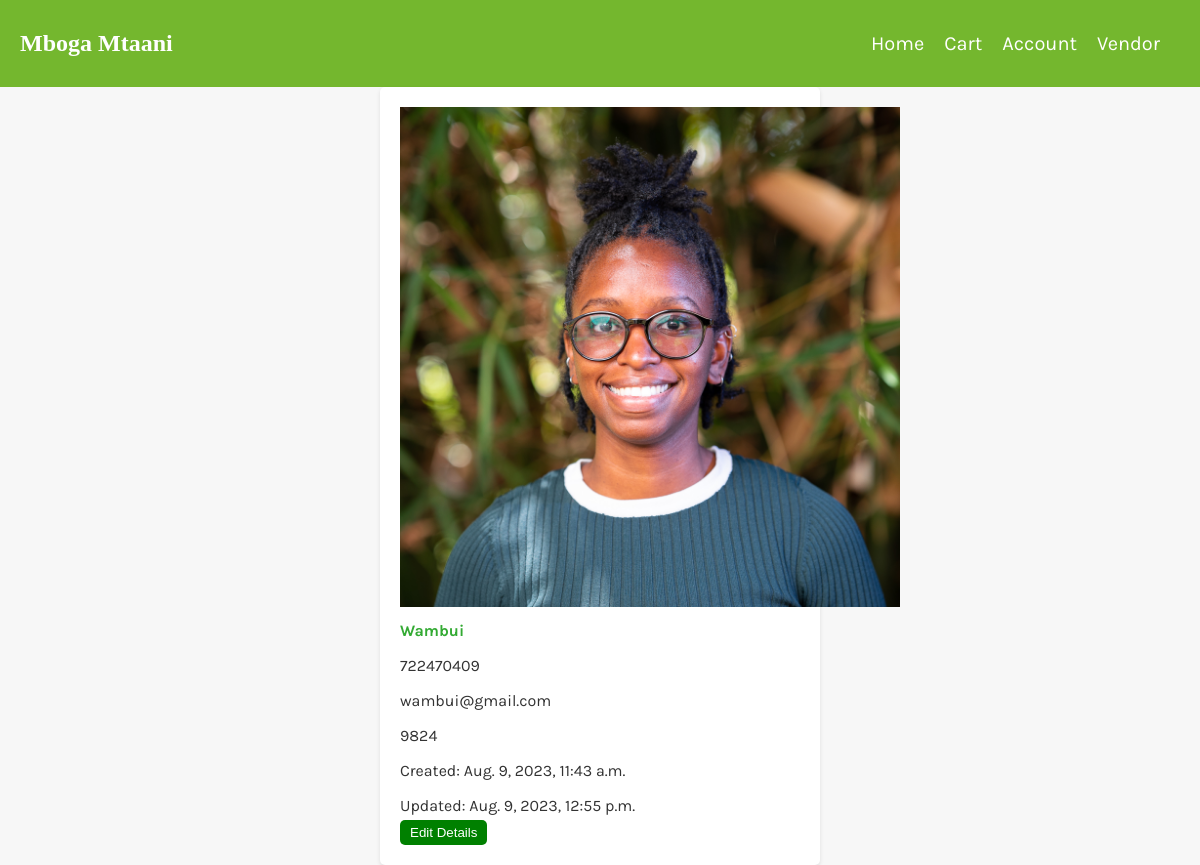
The app's page /customer_Details/customers/details/2/, older data.
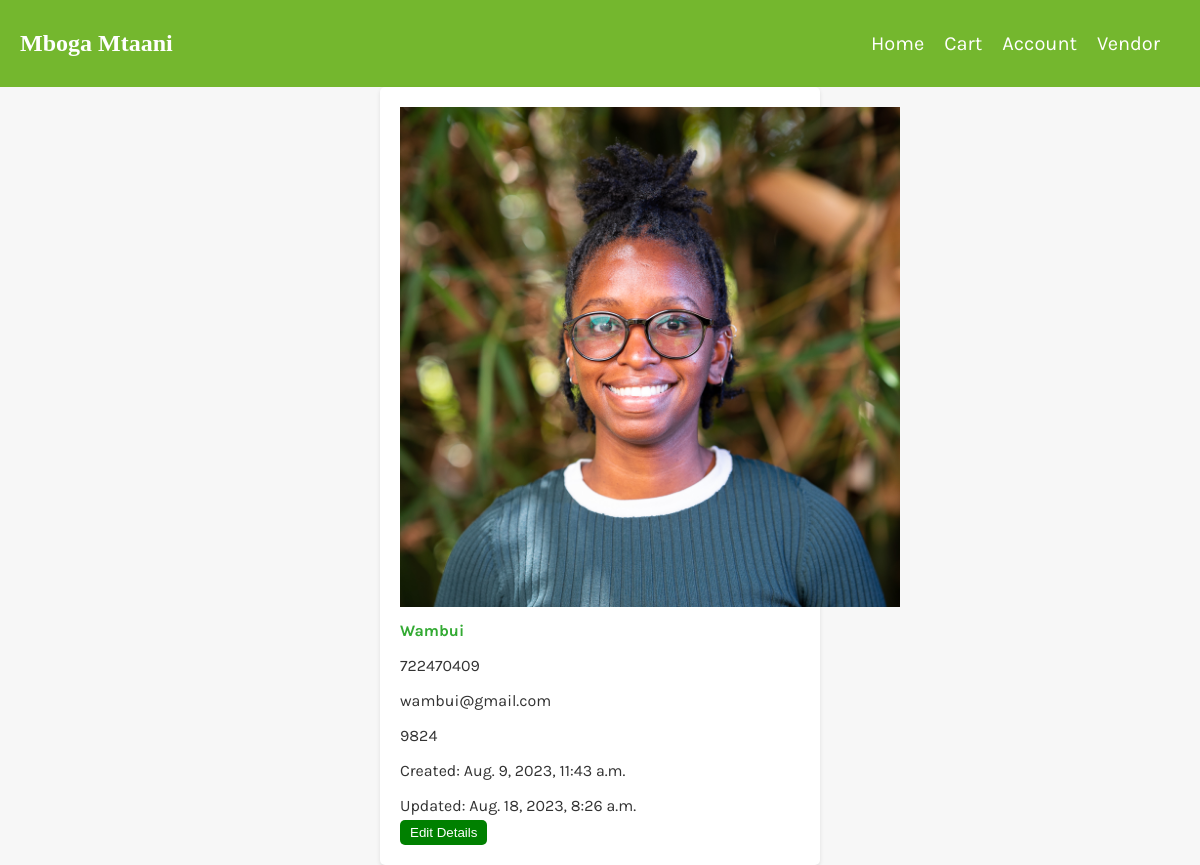
The same page, newer data.
### customer_Details/models.py (models this page shows, shortened)
class Customers(models.Model):
    image = models.ImageField()
    first_Name = models.CharField(max_length=32)
    last_Name = models.CharField(max_length=32)
    phone_Number = models.PositiveIntegerField()
    email = models.CharField(max_length=32)
    address = models.CharField(max_length=32)
    date_created = models.DateTimeField(auto_now_add=True)
    date_updated = models.DateTimeField(auto_now=True)
    class Meta:
        verbose_name = 'Customer'
        verbose_name_plural = 'Customers'

### customer_Details/views.py (the view)
# urls.py: path('customers/details/<int:id>/', customer_detail, name='customer_details_view'),
def customer_detail(request, id):
    customer = Customers.objects.get(id=id)
    return render (request, "customer_Details/customer_details.html", {"customer": customer})

### templates/customer_Details/customer_details.html (shortened to what this page needs)
<!DOCTYPE html>
<html lang="en">
<head>
    {% load static%}
    <link rel="stylesheet" type="text/css" href="{% static 'css/customer_details.css' %}">
</head>
<body>
    {% include 'navbar.html'%}
    <div class="details-container">
        <img class="customer-image" src="{{ customer.image.url }}" alt="Customer Image">
        <h4 class="customer-name">{{ customer.first_Name }}</h4>
        <p class="customer-info">{{ customer.phone_Number }}</p>
        <p class="customer-info">{{ customer.email }}</p>
        <p class="customer-info">{{ customer.address }}</p>
        <p class="customer-info">Created: {{ customer.date_created }}</p>
        <p class="customer-info">Updated: {{ customer.date_updated }}</p>
        <a href="{% url 'customer_edit_view' customer.id %}"><button class="edit-button">Edit Details</button></a>
    </div>
</body>
</html>

Row changes from the older to the newer data that the page shows:
changed Customers "Wambui": date_updated "Aug. 9, 2023, 12:55 p.m." → "Aug. 18, 2023, 8:26 a.m."
